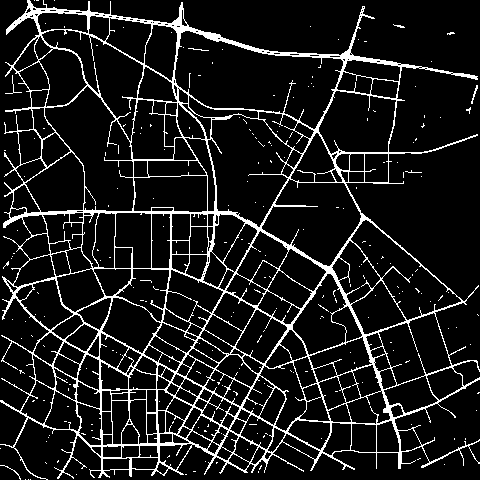
#> input picture data_png/anios_diff_it100.png, 480 x 480 px
$ python intersection.py ../../data_png/anios_diff_it100.png out.png   (Python 2 division)
#> lines starting #> are read from the running program, lines starting #| are printed output that depends on the picture
import cv2
import numpy as np
import math
import sys

class NumberOfArgumentsError(LookupError):
    '''raise this when there's a lookup error for my app'''
def CvCorner(filename):
	img = cv2.imread(filename)
	gray = cv2.cvtColor(img,cv2.COLOR_BGR2GRAY)
	corners=[]
	# gray=cv2.imread(filename)
	gray = np.float32(gray)
	dst = cv2.cornerHarris(gray,2,7,0.04)

	#result is dilated for marking the corners, not important
	#dst = cv2.dilate(dst,None)

	# Threshold for an optimal value, it may vary depending on the image.
	#img[dst>0.08*dst.max()]=[0,0,255]
	for i in range(np.shape(dst)[0]):
		for j in range(np.shape(dst)[1]):
			if dst[i][j]>0.08*dst.max():
				corners.append([i,j])
	return corners
#cv2.imshow('dst',img)
#if cv2.waitKey(0) & 0xff == 27:
#    cv2.destroyAllWindows()


def cluster(corners,outfile):
	# f = open("corner.bin")
	# line = f.readline()
	def same(a,b):
		dis=abs(a[0]-b[0])+abs(a[1]-b[1])

		if dis<=d:
		    return True
		else:
		    return False
	'''def union(i,j):
    disjoint[i]=j'''
	def find_root(i,set_num,a_set,visit):
	    #change=[]
	    visit[i]=1
	    if disjoint[i] != i:
	        a_set.append([])
	        while disjoint[i] != i:
	            a_set[set_num[0]].append(i)
	            #change.append(i)
	            i=disjoint[i]
	            visit[i]=1
	        a_set[set_num[0]].append(i)
	        #for j in range(len(change)):
	        #    disjoint[j]=i
	        set_num[0]+=1
	d=20
	node_l=corners
	visit=[]
	node_num=len(node_l)
	disjoint=[]
	out=open(outfile,"w+")
	for i in range(node_num):
	    disjoint.append(i)
	    visit.append(0)
	for i in range(node_num):
	    for j in range(i+1,node_num):
	        if same(node_l[i],node_l[j]):
	            disjoint[i]=j#union(i,j)
	            break

	a_set=[]
	set_num=[0]
	for i in range(node_num):
	    if visit[i]==0:
	        find_root(i,set_num,a_set,visit)

	final_node=[]
	for i in range(set_num[0]):
	    x=0
	    y=0
	    for j in a_set[i]:
	        x+=node_l[j][0]
	        y+=node_l[j][1]
	    x=x//len(a_set[i])
	    y=y//len(a_set[i])
	    final_node.append([x,y])

	for i in range(len(final_node)):
		out.write(str(final_node[i])+"\n")
	out.close()
def main():
	print sys.argv
	if len(sys.argv)!=3:
		raise NumberOfArgumentsError("Please enter input file and output file")
	input_file=sys.argv[1]
	output_file=sys.argv[2]
	corners=CvCorner(input_file)
#> in CvCorner, img is the input picture: shape (480, 480, 3); 10.8% white in thin lines or dots
#> in CvCorner, `gray = cv2.cvtColor(img,cv2.COLOR_BGR2GRAY)`: gray: shape (480, 480); 10.8% white in thin lines or dots
#> in CvCorner, `gray = np.float32(gray)`: gray: shape (480, 480) float32; 10.8% white in thin lines or dots
#> in CvCorner, `dst = cv2.cornerHarris(gray,2,7,0.04)`:
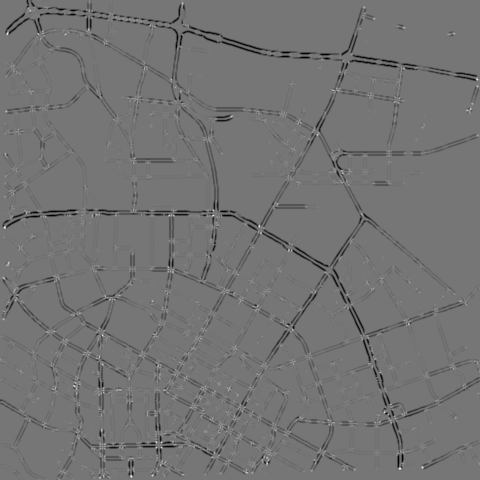
#> dst: shape (480, 480) float32; min -1.69e+12, max 1.95e+12, mean -4.13e+10; drawn with min black and max white
	cluster(corners,output_file)
if __name__ == "__main__":
    main()
